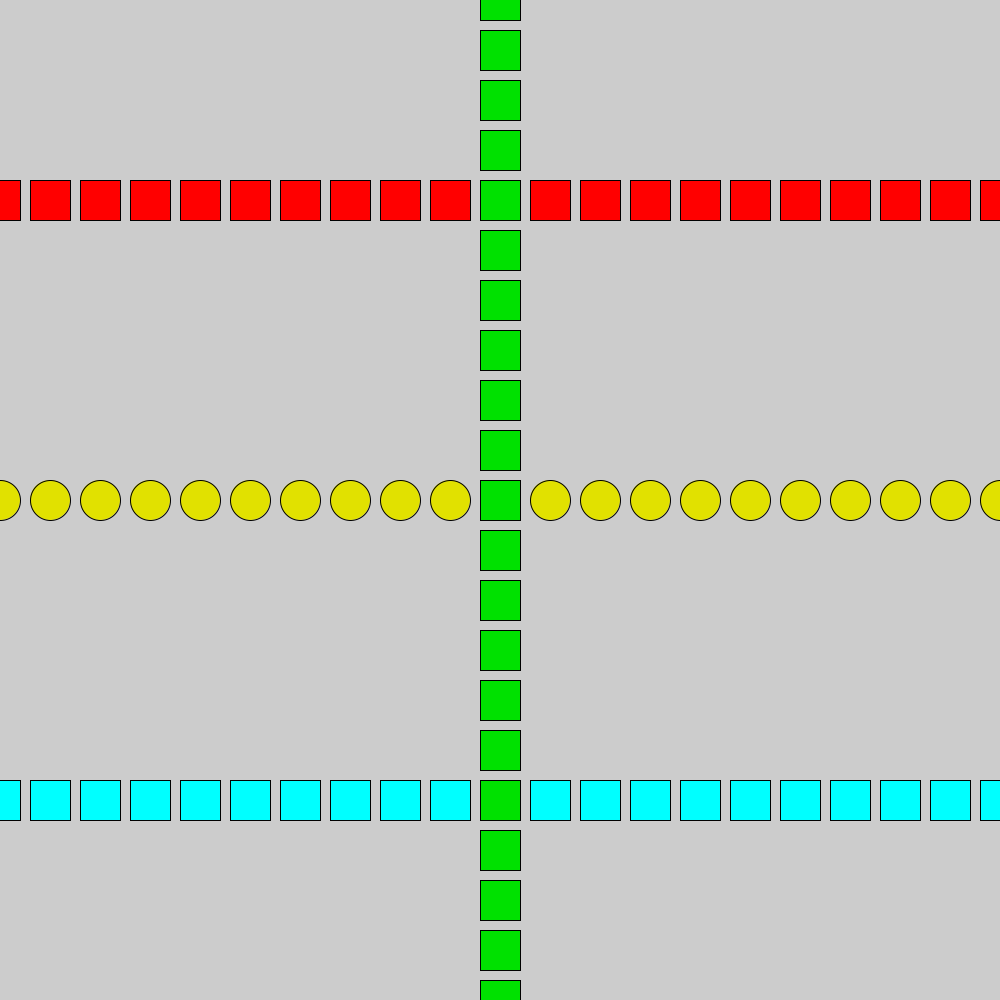
Frame 1 (no input)
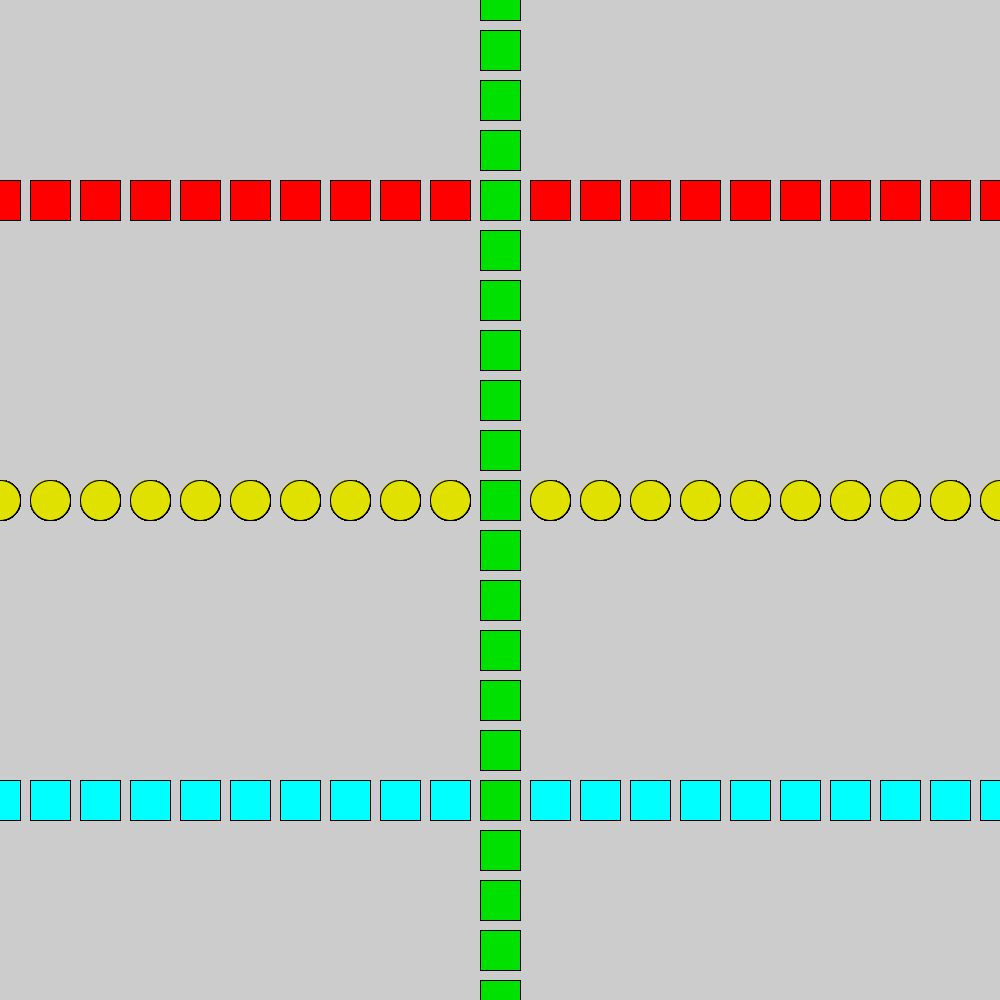
Frame 60 (the mouse pressed at the canvas centre just before this capture)
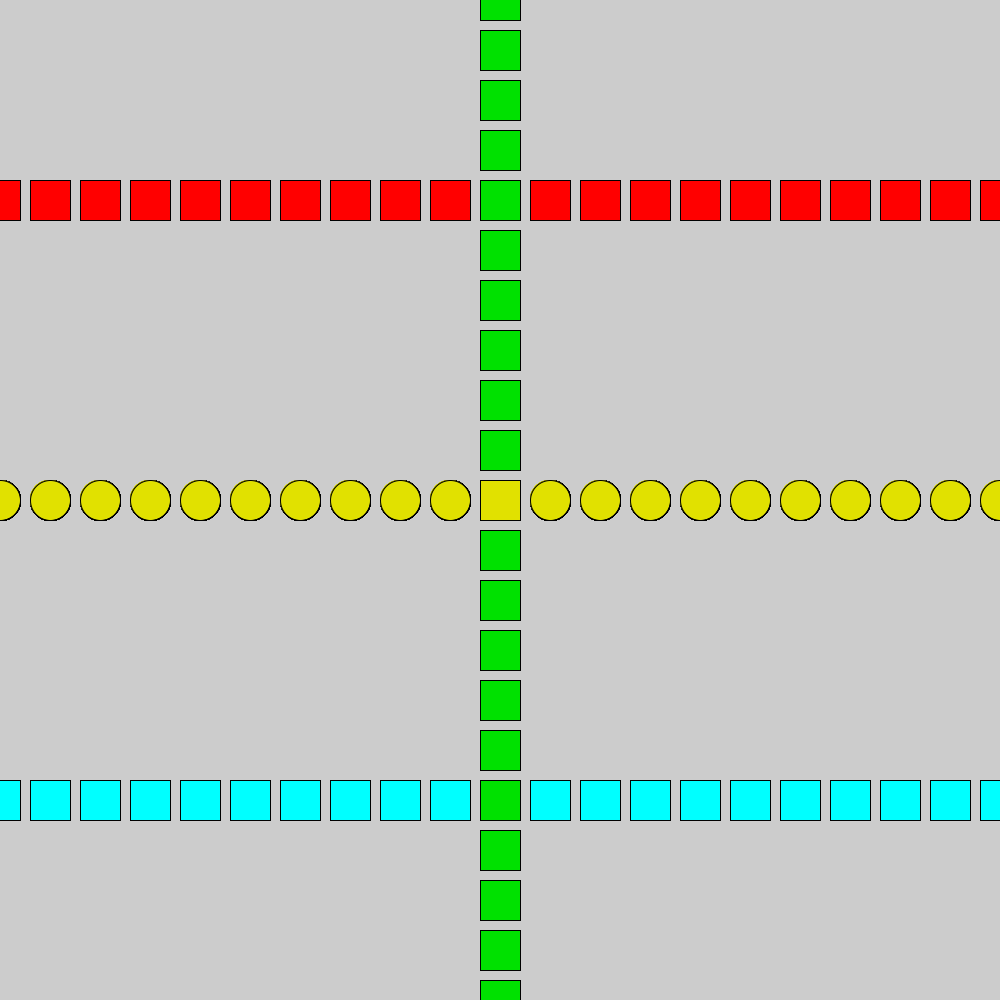
Frame 120 (the mouse held since frame 60 and released just before this capture)

The Processing sketch that drew these frames (run headless with seeded random() and noise(); from frame 60 on, the mouse is pressed at the canvas centre):

// Processing sketch: SS3_white_blackshapes
// ── SS3_white_blackshapes.pde
// white and black shapes by jason

void setup() {
  size(1000, 1000);
  rectMode(CENTER);
}


void draw() {
  
 for (int i = 0; i <= width; i += 50){
    if (mouseX > i - 20 && mouseX < i + 20 && mouseY > height/2 - 20 && mouseY < height/2 +20) {
      fill(255, 255, 255);
    } else {
      fill (225,225,0);
    }
 ellipse(i,500,40,40);
    }
    
 

for (int x = 0; x <=width; x +=50){
    
   if (mouseX > x - 20  && mouseX < x + 20    && mouseY > 200 -20 && mouseY < 200 +20  ) {
    fill(0, 255, 255);
  }else{
    fill(255, 0, 0);
  }
    rect(x,200,40,40);
    
  }



for (int x = 0; x <=width; x +=50){
    
   if (mouseX > x - 20  && mouseX < x + 20    && mouseY > 800 -20 && mouseY < 800 +20  ) {
    fill(255, 0, 0);
  }else{
    fill(0, 255, 255);
  }
    rect(x,800,40,40);
    
  }


 for (int j = 0; j <= height; j += 50){
    
   if (mouseY > j - 20 && mouseY < j + 20 && mouseX > height/2 - 20 && mouseX < height/2 +20) {
    fill (225,225,0);
  }else{
    fill(0,225,0);
  }
    rect(500,j,40,40);
    
  }
}
